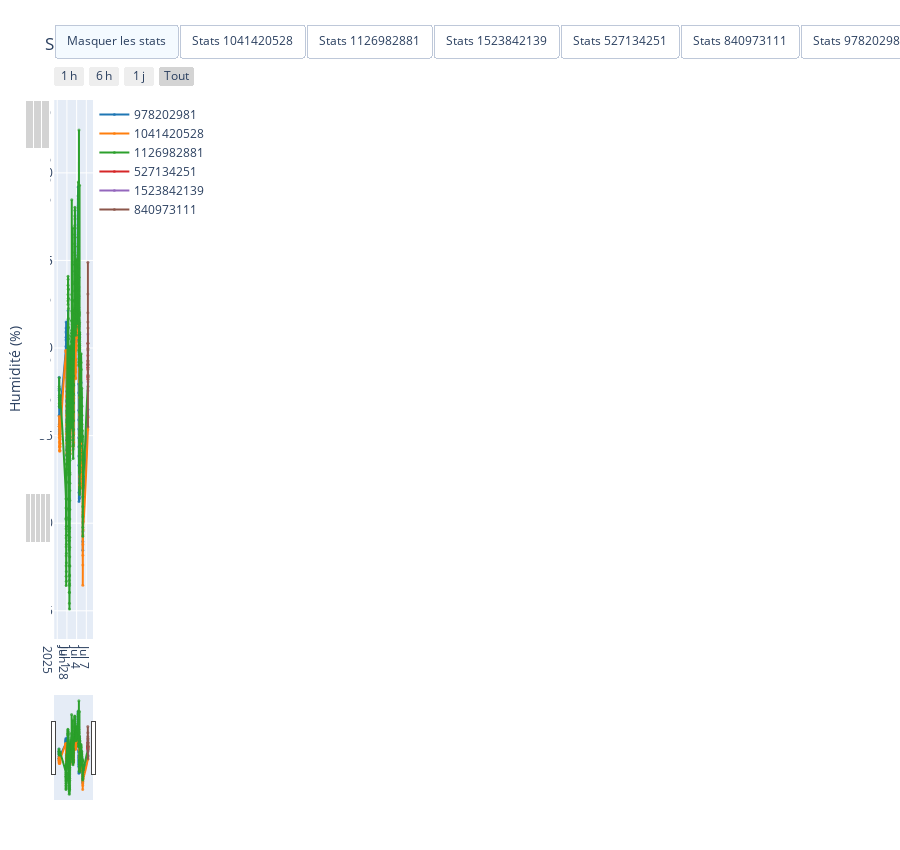

Here is the notebook cell this chart was saved with:
### Code cell
creer_dashboard_capteur(df, stats_complet, "Suivi humidité", "Humidité", "%")

### Figure 1 — Plotly figure (JSON) as saved in the notebook; plotly's stock layout.template omitted (floating-point values rounded to 4 significant figures; data arrays with more than 128 entries replaced by an {"elided": "..."} marker saying what was removed)
{"data": [{"cells": {"align": "left", "fill": {"color": "white"}, "values": {"elided": "3x977 mixed values"}}, "domain": {"x": [0, 0.38], "y": [0.37, 1]}, "header": {"align": "left", "fill": {"color": "lightgrey"}, "values": ["Heure", "Humidité (%)", "Capteur"]}, "type": "table"}, {"cells": {"align": "left", "fill": {"color": "white"}, "values": [["1041420528", "1126982881", "1523842139", "527134251", "840973111", "978202981", "Tous les capteurs"], [56.65, 57.86, 58.81, 58.94, 60.47, 57.83, 57.65], [46.46, 45.1, 57.56, 58.22, 55.49, 48.45, 45.1], [63.79, 72.45, 60.8, 60.28, 64.9, 69.19, 72.45], [201, 540, 3, 12, 12, 209, 977]]}, "domain": {"x": [0, 0.38], "y": [0, 0.27]}, "header": {"align": "left", "fill": {"color": "lightgrey"}, "values": ["Capteur", "Moyenne (%)", "Min (%)", "Max (%)", "Nb valeurs"]}, "type": "table"}, {"customdata": {"elided": "209x5 mixed values"}, "hovertemplate": "<b>Capteur</b> : %{customdata[0]}<br><b>Date</b> : %{x|%d %b %Y %H:%M}<br><b>Humidité</b> : %{y:.2f} %<br><br><b>Statistiques capteur</b><br>Moyenne : %{customdata[1]:.2f} %<br>Min : %{customdata[2]:.2f} %<br>Max : %{customdata[3]:.2f} %<br>Nb valeurs : %{customdata[4]}<extra></extra>", "line": {"color": "#1F77B4", "shape": "spline", "width": 2}, "marker": {"opacity": 0.7, "size": 3}, "mode": "lines+markers", "name": "978202981", "type": "scatter", "x": {"elided": "209 str values"}, "xaxis": "x", "y": {"elided": "209 float values"}, "yaxis": "y"}, {"customdata": {"elided": "201x5 mixed values"}, "hovertemplate": "<b>Capteur</b> : %{customdata[0]}<br><b>Date</b> : %{x|%d %b %Y %H:%M}<br><b>Humidité</b> : %{y:.2f} %<br><br><b>Statistiques capteur</b><br>Moyenne : %{customdata[1]:.2f} %<br>Min : %{customdata[2]:.2f} %<br>Max : %{customdata[3]:.2f} %<br>Nb valeurs : %{customdata[4]}<extra></extra>", "line": {"color": "#FF7F0E", "shape": "spline", "width": 2}, "marker": {"opacity": 0.7, "size": 3}, "mode": "lines+markers", "name": "1041420528", "type": "scatter", "x": {"elided": "201 str values"}, "xaxis": "x", "y": {"elided": "201 float values"}, "yaxis": "y"}, {"customdata": {"elided": "540x5 mixed values"}, "hovertemplate": "<b>Capteur</b> : %{customdata[0]}<br><b>Date</b> : %{x|%d %b %Y %H:%M}<br><b>Humidité</b> : %{y:.2f} %<br><br><b>Statistiques capteur</b><br>Moyenne : %{customdata[1]:.2f} %<br>Min : %{customdata[2]:.2f} %<br>Max : %{customdata[3]:.2f} %<br>Nb valeurs : %{customdata[4]}<extra></extra>", "line": {"color": "#2CA02C", "shape": "spline", "width": 2}, "marker": {"opacity": 0.7, "size": 3}, "mode": "lines+markers", "name": "1126982881", "type": "scatter", "x": {"elided": "540 str values"}, "xaxis": "x", "y": {"elided": "540 float values"}, "yaxis": "y"}, {"customdata": [["527134251", 58.94, 58.22, 60.28, 12], ["527134251", 58.94, 58.22, 60.28, 12], ["527134251", 58.94, 58.22, 60.28, 12], ["527134251", 58.94, 58.22, 60.28, 12], ["527134251", 58.94, 58.22, 60.28, 12], ["527134251", 58.94, 58.22, 60.28, 12], ["527134251", 58.94, 58.22, 60.28, 12], ["527134251", 58.94, 58.22, 60.28, 12], ["527134251", 58.94, 58.22, 60.28, 12], ["527134251", 58.94, 58.22, 60.28, 12], ["527134251", 58.94, 58.22, 60.28, 12], ["527134251", 58.94, 58.22, 60.28, 12]], "hovertemplate": "<b>Capteur</b> : %{customdata[0]}<br><b>Date</b> : %{x|%d %b %Y %H:%M}<br><b>Humidité</b> : %{y:.2f} %<br><br><b>Statistiques capteur</b><br>Moyenne : %{customdata[1]:.2f} %<br>Min : %{customdata[2]:.2f} %<br>Max : %{customdata[3]:.2f} %<br>Nb valeurs : %{customdata[4]}<extra></extra>", "line": {"color": "#D62728", "shape": "spline", "width": 2}, "marker": {"opacity": 0.7, "size": 3}, "mode": "lines+markers", "name": "527134251", "type": "scatter", "x": ["2025-07-07T11:18:01.000000000", "2025-07-07T11:19:02.000000000", "2025-07-07T11:24:04.000000000", "2025-07-07T11:25:05.000000000", "2025-07-07T11:26:05.000000000", "2025-07-07T11:28:06.000000000", "2025-07-07T11:28:37.000000000", "2025-07-07T11:29:07.000000000", "2025-07-07T11:31:08.000000000", "2025-07-07T11:39:12.000000000", "2025-07-07T11:48:17.000000000", "2025-07-07T11:48:47.000000000"], "xaxis": "x", "y": [59.58, 58.78, 60.28, 58.87, 58.22, 59.05, 58.37, 58.91, 58.33, 59.26, 59.14, 58.46], "yaxis": "y"}, {"customdata": [["1523842139", 58.81, 57.56, 60.8, 3], ["1523842139", 58.81, 57.56, 60.8, 3], ["1523842139", 58.81, 57.56, 60.8, 3]], "hovertemplate": "<b>Capteur</b> : %{customdata[0]}<br><b>Date</b> : %{x|%d %b %Y %H:%M}<br><b>Humidité</b> : %{y:.2f} %<br><br><b>Statistiques capteur</b><br>Moyenne : %{customdata[1]:.2f} %<br>Min : %{customdata[2]:.2f} %<br>Max : %{customdata[3]:.2f} %<br>Nb valeurs : %{customdata[4]}<extra></extra>", "line": {"color": "#9467BD", "shape": "spline", "width": 2}, "marker": {"opacity": 0.7, "size": 3}, "mode": "lines+markers", "name": "1523842139", "type": "scatter", "x": ["2025-07-07T11:25:38.000000000", "2025-07-07T11:55:24.000000000", "2025-07-07T11:58:25.000000000"], "xaxis": "x", "y": [60.8, 58.07, 57.56], "yaxis": "y"}, {"customdata": [["840973111", 60.47, 55.49, 64.9, 12], ["840973111", 60.47, 55.49, 64.9, 12], ["840973111", 60.47, 55.49, 64.9, 12], ["840973111", 60.47, 55.49, 64.9, 12], ["840973111", 60.47, 55.49, 64.9, 12], ["840973111", 60.47, 55.49, 64.9, 12], ["840973111", 60.47, 55.49, 64.9, 12], ["840973111", 60.47, 55.49, 64.9, 12], ["840973111", 60.47, 55.49, 64.9, 12], ["840973111", 60.47, 55.49, 64.9, 12], ["840973111", 60.47, 55.49, 64.9, 12], ["840973111", 60.47, 55.49, 64.9, 12]], "hovertemplate": "<b>Capteur</b> : %{customdata[0]}<br><b>Date</b> : %{x|%d %b %Y %H:%M}<br><b>Humidité</b> : %{y:.2f} %<br><br><b>Statistiques capteur</b><br>Moyenne : %{customdata[1]:.2f} %<br>Min : %{customdata[2]:.2f} %<br>Max : %{customdata[3]:.2f} %<br>Nb valeurs : %{customdata[4]}<extra></extra>", "line": {"color": "#8C564B", "shape": "spline", "width": 2}, "marker": {"opacity": 0.7, "size": 3}, "mode": "lines+markers", "name": "840973111", "type": "scatter", "x": ["2025-07-07T11:26:39.000000000", "2025-07-07T11:27:10.000000000", "2025-07-07T11:27:40.000000000", "2025-07-07T11:28:40.000000000", "2025-07-07T11:51:22.000000000", "2025-07-07T11:51:53.000000000", "2025-07-07T11:52:53.000000000", "2025-07-07T11:54:24.000000000", "2025-07-07T11:55:24.000000000", "2025-07-07T11:58:26.000000000", "2025-07-07T11:59:27.000000000", "2025-07-07T11:59:49.000000000"], "xaxis": "x", "y": [64.9, 63.08, 62.01, 61.48, 61.15, 60.28, 59.06, 59.97, 59.27, 59.89, 55.49, 59.03], "yaxis": "y"}, {"hovertemplate": "<b>Capteur</b> : 1041420528<br><b>Type</b> : Moyenne<br><b>Valeur</b> : %{y:.2f} %<extra></extra>", "line": {"color": "#1F77B4", "dash": "dash", "width": 1}, "mode": "lines", "name": "1041420528 - Moyenne", "type": "scatter", "visible": false, "x": {"elided": "201 str values"}, "xaxis": "x", "y": {"elided": "201 float values"}, "yaxis": "y"}, {"hovertemplate": "<b>Capteur</b> : 1041420528<br><b>Type</b> : Minimum<br><b>Valeur</b> : %{y:.2f} %<extra></extra>", "line": {"color": "#1F77B4", "dash": "dot", "width": 1}, "mode": "lines", "name": "1041420528 - Minimum", "type": "scatter", "visible": false, "x": {"elided": "201 str values"}, "xaxis": "x", "y": {"elided": "201 float values"}, "yaxis": "y"}, {"hovertemplate": "<b>Capteur</b> : 1041420528<br><b>Type</b> : Maximum<br><b>Valeur</b> : %{y:.2f} %<extra></extra>", "line": {"color": "#1F77B4", "dash": "dot", "width": 1}, "mode": "lines", "name": "1041420528 - Maximum", "type": "scatter", "visible": false, "x": {"elided": "201 str values"}, "xaxis": "x", "y": {"elided": "201 float values"}, "yaxis": "y"}, {"hovertemplate": "<b>Capteur</b> : 1126982881<br><b>Type</b> : Moyenne<br><b>Valeur</b> : %{y:.2f} %<extra></extra>", "line": {"color": "#FF7F0E", "dash": "dash", "width": 1}, "mode": "lines", "name": "1126982881 - Moyenne", "type": "scatter", "visible": false, "x": {"elided": "540 str values"}, "xaxis": "x", "y": {"elided": "540 float values"}, "yaxis": "y"}, {"hovertemplate": "<b>Capteur</b> : 1126982881<br><b>Type</b> : Minimum<br><b>Valeur</b> : %{y:.2f} %<extra></extra>", "line": {"color": "#FF7F0E", "dash": "dot", "width": 1}, "mode": "lines", "name": "1126982881 - Minimum", "type": "scatter", "visible": false, "x": {"elided": "540 str values"}, "xaxis": "x", "y": {"elided": "540 float values"}, "yaxis": "y"}, {"hovertemplate": "<b>Capteur</b> : 1126982881<br><b>Type</b> : Maximum<br><b>Valeur</b> : %{y:.2f} %<extra></extra>", "line": {"color": "#FF7F0E", "dash": "dot", "width": 1}, "mode": "lines", "name": "1126982881 - Maximum", "type": "scatter", "visible": false, "x": {"elided": "540 str values"}, "xaxis": "x", "y": {"elided": "540 float values"}, "yaxis": "y"}, {"hovertemplate": "<b>Capteur</b> : 1523842139<br><b>Type</b> : Moyenne<br><b>Valeur</b> : %{y:.2f} %<extra></extra>", "line": {"color": "#2CA02C", "dash": "dash", "width": 1}, "mode": "lines", "name": "1523842139 - Moyenne", "type": "scatter", "visible": false, "x": ["2025-07-07T11:25:38.000000000", "2025-07-07T11:55:24.000000000", "2025-07-07T11:58:25.000000000"], "xaxis": "x", "y": [58.81, 58.81, 58.81], "yaxis": "y"}, {"hovertemplate": "<b>Capteur</b> : 1523842139<br><b>Type</b> : Minimum<br><b>Valeur</b> : %{y:.2f} %<extra></extra>", "line": {"color": "#2CA02C", "dash": "dot", "width": 1}, "mode": "lines", "name": "1523842139 - Minimum", "type": "scatter", "visible": false, "x": ["2025-07-07T11:25:38.000000000", "2025-07-07T11:55:24.000000000", "2025-07-07T11:58:25.000000000"], "xaxis": "x", "y": [57.56, 57.56, 57.56], "yaxis": "y"}, {"hovertemplate": "<b>Capteur</b> : 1523842139<br><b>Type</b> : Maximum<br><b>Valeur</b> : %{y:.2f} %<extra></extra>", "line": {"color": "#2CA02C", "dash": "dot", "width": 1}, "mode": "lines", "name": "1523842139 - Maximum", "type": "scatter", "visible": false, "x": ["2025-07-07T11:25:38.000000000", "2025-07-07T11:55:24.000000000", "2025-07-07T11:58:25.000000000"], "xaxis": "x", "y": [60.8, 60.8, 60.8], "yaxis": "y"}, {"hovertemplate": "<b>Capteur</b> : 527134251<br><b>Type</b> : Moyenne<br><b>Valeur</b> : %{y:.2f} %<extra></extra>", "line": {"color": "#D62728", "dash": "dash", "width": 1}, "mode": "lines", "name": "527134251 - Moyenne", "type": "scatter", "visible": false, "x": ["2025-07-07T11:18:01.000000000", "2025-07-07T11:19:02.000000000", "2025-07-07T11:24:04.000000000", "2025-07-07T11:25:05.000000000", "2025-07-07T11:26:05.000000000", "2025-07-07T11:28:06.000000000", "2025-07-07T11:28:37.000000000", "2025-07-07T11:29:07.000000000", "2025-07-07T11:31:08.000000000", "2025-07-07T11:39:12.000000000", "2025-07-07T11:48:17.000000000", "2025-07-07T11:48:47.000000000"], "xaxis": "x", "y": [58.94, 58.94, 58.94, 58.94, 58.94, 58.94, 58.94, 58.94, 58.94, 58.94, 58.94, 58.94], "yaxis": "y"}, {"hovertemplate": "<b>Capteur</b> : 527134251<br><b>Type</b> : Minimum<br><b>Valeur</b> : %{y:.2f} %<extra></extra>", "line": {"color": "#D62728", "dash": "dot", "width": 1}, "mode": "lines", "name": "527134251 - Minimum", "type": "scatter", "visible": false, "x": ["2025-07-07T11:18:01.000000000", "2025-07-07T11:19:02.000000000", "2025-07-07T11:24:04.000000000", "2025-07-07T11:25:05.000000000", "2025-07-07T11:26:05.000000000", "2025-07-07T11:28:06.000000000", "2025-07-07T11:28:37.000000000", "2025-07-07T11:29:07.000000000", "2025-07-07T11:31:08.000000000", "2025-07-07T11:39:12.000000000", "2025-07-07T11:48:17.000000000", "2025-07-07T11:48:47.000000000"], "xaxis": "x", "y": [58.22, 58.22, 58.22, 58.22, 58.22, 58.22, 58.22, 58.22, 58.22, 58.22, 58.22, 58.22], "yaxis": "y"}, {"hovertemplate": "<b>Capteur</b> : 527134251<br><b>Type</b> : Maximum<br><b>Valeur</b> : %{y:.2f} %<extra></extra>", "line": {"color": "#D62728", "dash": "dot", "width": 1}, "mode": "lines", "name": "527134251 - Maximum", "type": "scatter", "visible": false, "x": ["2025-07-07T11:18:01.000000000", "2025-07-07T11:19:02.000000000", "2025-07-07T11:24:04.000000000", "2025-07-07T11:25:05.000000000", "2025-07-07T11:26:05.000000000", "2025-07-07T11:28:06.000000000", "2025-07-07T11:28:37.000000000", "2025-07-07T11:29:07.000000000", "2025-07-07T11:31:08.000000000", "2025-07-07T11:39:12.000000000", "2025-07-07T11:48:17.000000000", "2025-07-07T11:48:47.000000000"], "xaxis": "x", "y": [60.28, 60.28, 60.28, 60.28, 60.28, 60.28, 60.28, 60.28, 60.28, 60.28, 60.28, 60.28], "yaxis": "y"}, {"hovertemplate": "<b>Capteur</b> : 840973111<br><b>Type</b> : Moyenne<br><b>Valeur</b> : %{y:.2f} %<extra></extra>", "line": {"color": "#9467BD", "dash": "dash", "width": 1}, "mode": "lines", "name": "840973111 - Moyenne", "type": "scatter", "visible": false, "x": ["2025-07-07T11:26:39.000000000", "2025-07-07T11:27:10.000000000", "2025-07-07T11:27:40.000000000", "2025-07-07T11:28:40.000000000", "2025-07-07T11:51:22.000000000", "2025-07-07T11:51:53.000000000", "2025-07-07T11:52:53.000000000", "2025-07-07T11:54:24.000000000", "2025-07-07T11:55:24.000000000", "2025-07-07T11:58:26.000000000", "2025-07-07T11:59:27.000000000", "2025-07-07T11:59:49.000000000"], "xaxis": "x", "y": [60.47, 60.47, 60.47, 60.47, 60.47, 60.47, 60.47, 60.47, 60.47, 60.47, 60.47, 60.47], "yaxis": "y"}, {"hovertemplate": "<b>Capteur</b> : 840973111<br><b>Type</b> : Minimum<br><b>Valeur</b> : %{y:.2f} %<extra></extra>", "line": {"color": "#9467BD", "dash": "dot", "width": 1}, "mode": "lines", "name": "840973111 - Minimum", "type": "scatter", "visible": false, "x": ["2025-07-07T11:26:39.000000000", "2025-07-07T11:27:10.000000000", "2025-07-07T11:27:40.000000000", "2025-07-07T11:28:40.000000000", "2025-07-07T11:51:22.000000000", "2025-07-07T11:51:53.000000000", "2025-07-07T11:52:53.000000000", "2025-07-07T11:54:24.000000000", "2025-07-07T11:55:24.000000000", "2025-07-07T11:58:26.000000000", "2025-07-07T11:59:27.000000000", "2025-07-07T11:59:49.000000000"], "xaxis": "x", "y": [55.49, 55.49, 55.49, 55.49, 55.49, 55.49, 55.49, 55.49, 55.49, 55.49, 55.49, 55.49], "yaxis": "y"}, {"hovertemplate": "<b>Capteur</b> : 840973111<br><b>Type</b> : Maximum<br><b>Valeur</b> : %{y:.2f} %<extra></extra>", "line": {"color": "#9467BD", "dash": "dot", "width": 1}, "mode": "lines", "name": "840973111 - Maximum", "type": "scatter", "visible": false, "x": ["2025-07-07T11:26:39.000000000", "2025-07-07T11:27:10.000000000", "2025-07-07T11:27:40.000000000", "2025-07-07T11:28:40.000000000", "2025-07-07T11:51:22.000000000", "2025-07-07T11:51:53.000000000", "2025-07-07T11:52:53.000000000", "2025-07-07T11:54:24.000000000", "2025-07-07T11:55:24.000000000", "2025-07-07T11:58:26.000000000", "2025-07-07T11:59:27.000000000", "2025-07-07T11:59:49.000000000"], "xaxis": "x", "y": [64.9, 64.9, 64.9, 64.9, 64.9, 64.9, 64.9, 64.9, 64.9, 64.9, 64.9, 64.9], "yaxis": "y"}, {"hovertemplate": "<b>Capteur</b> : 978202981<br><b>Type</b> : Moyenne<br><b>Valeur</b> : %{y:.2f} %<extra></extra>", "line": {"color": "#8C564B", "dash": "dash", "width": 1}, "mode": "lines", "name": "978202981 - Moyenne", "type": "scatter", "visible": false, "x": {"elided": "209 str values"}, "xaxis": "x", "y": {"elided": "209 float values"}, "yaxis": "y"}, {"hovertemplate": "<b>Capteur</b> : 978202981<br><b>Type</b> : Minimum<br><b>Valeur</b> : %{y:.2f} %<extra></extra>", "line": {"color": "#8C564B", "dash": "dot", "width": 1}, "mode": "lines", "name": "978202981 - Minimum", "type": "scatter", "visible": false, "x": {"elided": "209 str values"}, "xaxis": "x", "y": {"elided": "209 float values"}, "yaxis": "y"}, {"hovertemplate": "<b>Capteur</b> : 978202981<br><b>Type</b> : Maximum<br><b>Valeur</b> : %{y:.2f} %<extra></extra>", "line": {"color": "#8C564B", "dash": "dot", "width": 1}, "mode": "lines", "name": "978202981 - Maximum", "type": "scatter", "visible": false, "x": {"elided": "209 str values"}, "xaxis": "x", "y": {"elided": "209 float values"}, "yaxis": "y"}, {"hovertemplate": "<b>Capteur</b> : Tous les capteurs<br><b>Type</b> : Moyenne<br><b>Valeur</b> : %{y:.2f} %<extra></extra>", "line": {"color": "red", "dash": "dash", "width": 1}, "mode": "lines", "name": "Tous les capteurs - Moyenne", "type": "scatter", "visible": false, "x": {"elided": "977 str values"}, "xaxis": "x", "y": {"elided": "977 float values"}, "yaxis": "y"}, {"hovertemplate": "<b>Capteur</b> : Tous les capteurs<br><b>Type</b> : Minimum<br><b>Valeur</b> : %{y:.2f} %<extra></extra>", "line": {"color": "red", "dash": "dot", "width": 1}, "mode": "lines", "name": "Tous les capteurs - Minimum", "type": "scatter", "visible": false, "x": {"elided": "977 str values"}, "xaxis": "x", "y": {"elided": "977 float values"}, "yaxis": "y"}, {"hovertemplate": "<b>Capteur</b> : Tous les capteurs<br><b>Type</b> : Maximum<br><b>Valeur</b> : %{y:.2f} %<extra></extra>", "line": {"color": "red", "dash": "dot", "width": 1}, "mode": "lines", "name": "Tous les capteurs - Maximum", "type": "scatter", "visible": false, "x": {"elided": "977 str values"}, "xaxis": "x", "y": {"elided": "977 float values"}, "yaxis": "y"}], "layout": {"height": 850, "margin": {"b": 50, "l": 10, "r": 10, "t": 100}, "showlegend": true, "title": {"text": "Suivi humidité"}, "updatemenus": [{"buttons": [{"args": [{"visible": [true, true, true, true, true, true, true, true, false, false, false, false, false, false, false, false, false, false, false, false, false, false, false, false, false, false, false, false, false]}], "label": "Masquer les stats", "method": "update"}, {"args": [{"visible": [true, true, true, true, true, true, true, true, true, true, true, false, false, false, false, false, false, false, false, false, false, false, false, false, false, false, false, false, false]}], "label": "Stats 1041420528", "method": "update"}, {"args": [{"visible": [true, true, true, true, true, true, true, true, false, false, false, true, true, true, false, false, false, false, false, false, false, false, false, false, false, false, false, false, false]}], "label": "Stats 1126982881", "method": "update"}, {"args": [{"visible": [true, true, true, true, true, true, true, true, false, false, false, false, false, false, true, true, true, false, false, false, false, false, false, false, false, false, false, false, false]}], "label": "Stats 1523842139", "method": "update"}, {"args": [{"visible": [true, true, true, true, true, true, true, true, false, false, false, false, false, false, false, false, false, true, true, true, false, false, false, false, false, false, false, false, false]}], "label": "Stats 527134251", "method": "update"}, {"args": [{"visible": [true, true, true, true, true, true, true, true, false, false, false, false, false, false, false, false, false, false, false, false, true, true, true, false, false, false, false, false, false]}], "label": "Stats 840973111", "method": "update"}, {"args": [{"visible": [true, true, true, true, true, true, true, true, false, false, false, false, false, false, false, false, false, false, false, false, false, false, false, true, true, true, false, false, false]}], "label": "Stats 978202981", "method": "update"}, {"args": [{"visible": [true, true, true, true, true, true, true, true, false, false, false, false, false, false, false, false, false, false, false, false, false, false, false, false, false, false, true, true, true]}], "label": "Stats Tous les capteurs", "method": "update"}], "direction": "left", "type": "buttons", "x": 0.428, "xanchor": "left", "y": 1.08, "yanchor": "bottom"}], "xaxis": {"anchor": "y", "domain": [0.43, 1], "rangeselector": {"buttons": [{"count": 1, "label": "1 h", "step": "hour", "stepmode": "backward"}, {"count": 6, "label": "6 h", "step": "hour", "stepmode": "backward"}, {"count": 1, "label": "1 j", "step": "day", "stepmode": "backward"}, {"label": "Tout", "step": "all"}]}, "rangeslider": {"visible": true}}, "yaxis": {"anchor": "x", "domain": [0, 1], "showgrid": true, "tickcolor": "black", "tickformat": "f", "ticklen": 0, "ticks": "inside", "title": {"text": "Humidité (%)"}, "zeroline": false}}}
